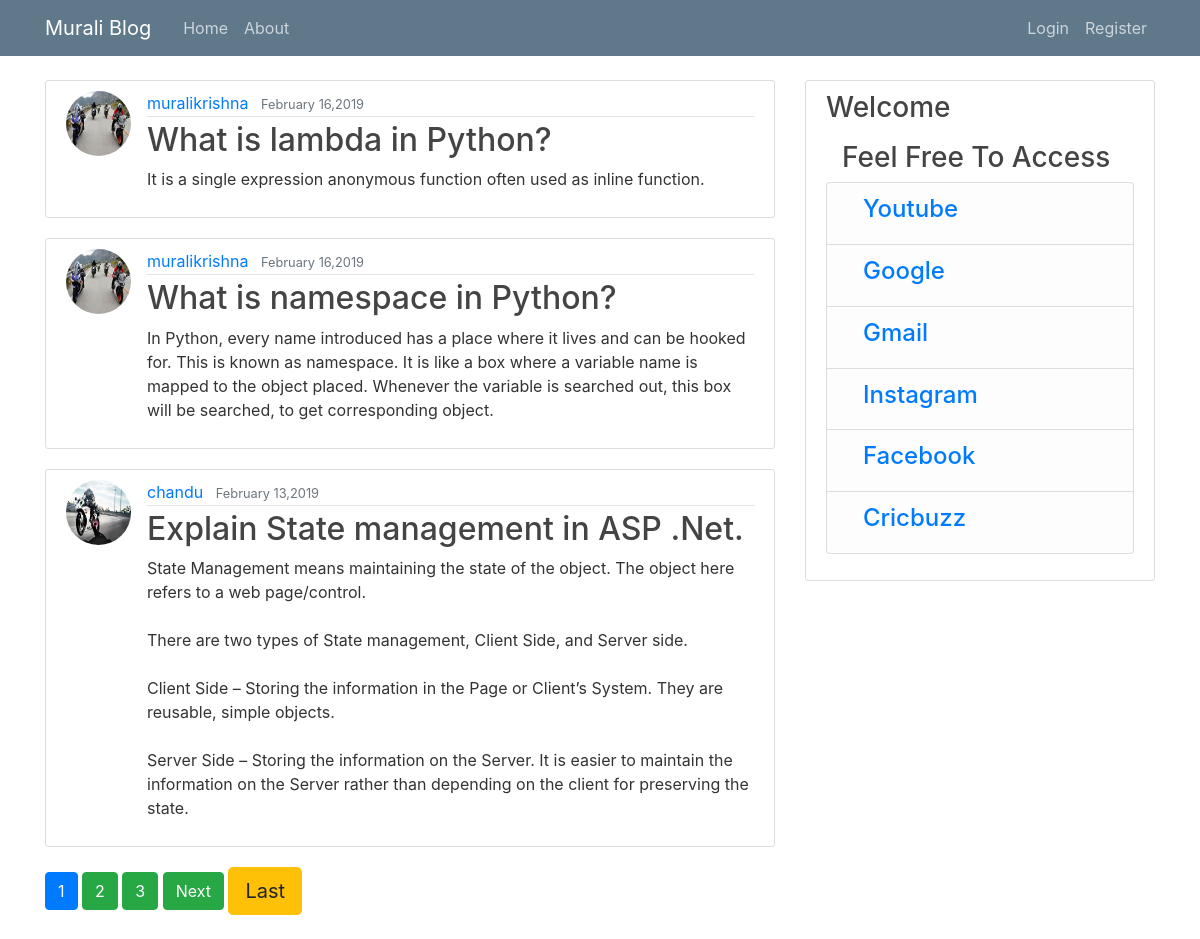
The page / on the database its author committed.
### blog/models.py (models this page shows, shortened)
class Post(models.Model):
    title = models.CharField(max_length=64)
    content = models.TextField()
    date_posted = models.DateTimeField(default=timezone.now)
    auther=models.ForeignKey(User,on_delete=models.CASCADE)

### users/models.py (models this page shows, shortened)
class Profile(models.Model):
    user =models.OneToOneField(User,on_delete=models.CASCADE)
    image = models.ImageField(default='default.jpg',upload_to='profile_pics')

### blog/views.py (the view)
# urls.py: path('', PostListView.as_view(), name='blog-home'),
class PostListView(ListView):
    model = Post
    template_name = 'blog/home.html'
    context_object_name = 'posts'
    ordering = ['-date_posted']
    paginate_by = 3

### templates/blog/home.html (shortened to what this page needs)
{% extends "blog/base.html" %}
{% block content %}
    {% for post in posts %}
        <article class="media content-section">
            <img class="rounded-circle article-img" src="{{ post.auther.profile.image.url }}">
          <div class="media-body">
            <div class="article-metadata">
              <a class="mr-2" href="{% url 'user-posts' post.auther.username %}">{{ post.auther }}</a>
              <small class="text-muted">{{ post.date_posted|date:"F d,Y"}}</small>
            </div>
            <h2><a class="article-title" href="{% url 'post-detail' post.id %}">{{ post.title }}</a></h2>
            <p class="article-content">{{ post.content }}</p>
          </div>
        </article>
    {% endfor %}
    {% if is_paginated %}
      {% for num in page_obj.paginator.page_range %}
        {% if page_obj.number == num %}
          <a class="btn btn-primary mb-4" href="?page={{ num }}">{{ num }}</a>
        {% elif num > page_obj.number|add:'-3' and num < page_obj.number|add:'3' %}
          <a class="btn btn-success mb-4" href="?page={{ num }}">{{ num }}</a>
        {% endif %}
      {% endfor %}
      {% if page_obj.has_next %}
        <a class="btn btn-success mb-4" href="?page={{ page_obj.next_page_number }}">Next</a>
        <a class="btn btn-warning btn-lg mb-4" href="?page={{ page_obj.paginator.num_pages }}">Last</a>
      {% endif %}
    {% endif %}
{% endblock content %}

### templates/blog/base.html (shortened to what this page needs)
{% load static %}
<!DOCTYPE html>
<html lang="en">
<head>
    <link rel="stylesheet" href="https://maxcdn.bootstrapcdn.com/bootstrap/4.0.0/css/bootstrap.min.css">
    <link rel="stylesheet" type="text/css" href="{% static 'blog/main.css' %}">
</head>
<body>
    <header class="site-header">
      <nav class="navbar navbar-expand-md navbar-dark bg-steel fixed-top">
        <div class="container">
          <a class="navbar-brand mr-4" href="{% url 'blog-home' %}">Murali Blog</a>
          <div class="collapse navbar-collapse" id="navbarToggle">
            <div class="navbar-nav mr-auto">
              <a class="nav-item nav-link" href="{% url 'blog-home' %}">Home</a>
              <a class="nav-item nav-link" href="{% url 'blog-about' %}">About</a>
            </div>
            <div class="navbar-nav">
                {% if user.is_authenticated %}
                    <a class="nav-item nav-link" href="{% url 'profile' %}">Profile</a>
                    <a class="nav-item nav-link" href="{% url 'post-create' %}">New Post</a>
                    <a class="nav-item nav-link" href="{% url 'logout' %}">Logout</a>
                 {% else %}
                    <a class="nav-item nav-link" href="{% url 'login' %}">Login</a>
                    <a class="nav-item nav-link" href="{% url 'register' %}">Register</a>
                {% endif %}
            </div>
          </div>
        </div>
      </nav>
    </header>
    <main role="main" class="container">
      <div class="row">
        <div class="col-md-8">
          {% block content %}{% endblock %}
        </div>
        <div class="col-md-4">
          <div class="content-section">
            <h3>Welcome {{ request.user.username }}</h3>
              <p class='text-muted'> <h3 class="ml-3">Feel Free To Access</h3>
              <ul class="list-group">
              <li class="list-group-item list-group-item-light"><h4><a class="ml-3" href="https://www.youtube.com/">Youtube</a></h4></li>
               <li class="list-group-item list-group-item-light"><h4><a class="ml-3" href="https://www.google.com/">Google</a></h4></li>
                  <li class="list-group-item list-group-item-light"><h4><a class="ml-3" href="https://mail.google.com/">Gmail</a></h4></li>
                <li class="list-group-item list-group-item-light"><h4><a class="ml-3" href="https://www.instagram.com/">Instagram</a></h4></li>
                <li class="list-group-item list-group-item-light"><h4><a class="ml-3" href="https://www.facebook.com/">Facebook</a></h4></li>
                <li class="list-group-item list-group-item-light"><h4><a class="ml-3" href="https://www.cricbuzz.com/">Cricbuzz</a></h4></li>
              </ul>
            </p>
          </div>
        </div>
      </div>
    </main>
</body>
</html>

### blog/static/blog/main.css (style rules this page uses)
body { background: #fafafa; color: #333333; margin-top: 5rem; }
h1, h2, h3, h4, h5, h6 { color: #444444; }
ul { margin: 0; }
.bg-steel { background-color: #5f788a; }
.site-header .navbar-nav .nav-link { color: #cbd5db; }
.content-section { background: #ffffff; padding: 10px 20px; border: 1px solid #dddddd; border-radius: 3px; margin-bottom: 20px; }
.article-title { color: #444444; }
.article-content { white-space: pre-line; }
.article-img { height: 65px; width: 65px; margin-right: 16px; }
.article-metadata { padding-bottom: 1px; margin-bottom: 4px; border-bottom: 1px solid #e3e3e3 }

### templates/blog/base.html (style rules this page uses)
body { background: url("https://images.unsplash.com/photo-1550072325-012d0e69e384?ixlib=rb-1.2.1&ixid=eyJhcHBfaWQiOjEyMDd9&auto=format&fit=crop&w=500&q=60"); background-size: cover; background-repeat: no-repeat; }

### rows shown on the page
Post: auther.profile.image (placeholder picture), auther "muralikrishna", date_posted "February 16,2019", title "What is lambda in Python?", content "It is a single expression anonymous function often used as inline function."
Post: auther.profile.image (placeholder picture), auther "muralikrishna", date_posted "February 16,2019", title "What is namespace in Python?", content "In Python, every name introduced has a place where it lives and can be hooked for. This is known as namespace. It is like a box where a variable name is mapped to the object placed. Whenever the variable is searched out, this box will be searched, to get corresponding object."
Post: auther.profile.image (picture), auther "chandu", date_posted "February 13,2019", title "Explain State management in ASP .Net.", content "State Management means maintaining the state of the object. The object here refers to a web page/control. There are two types of State management, Client Side, and Server side. Client Side – Storing the information in the Page or Client’s System. They are reusable, simple objects. Server Side – Storing the information on the Server. It is easier to maintain the information on the Server rather than depending on the client for preserving the state."

### other values the page prints
{{ num }} "1"
{{ num }} "2" "3"
